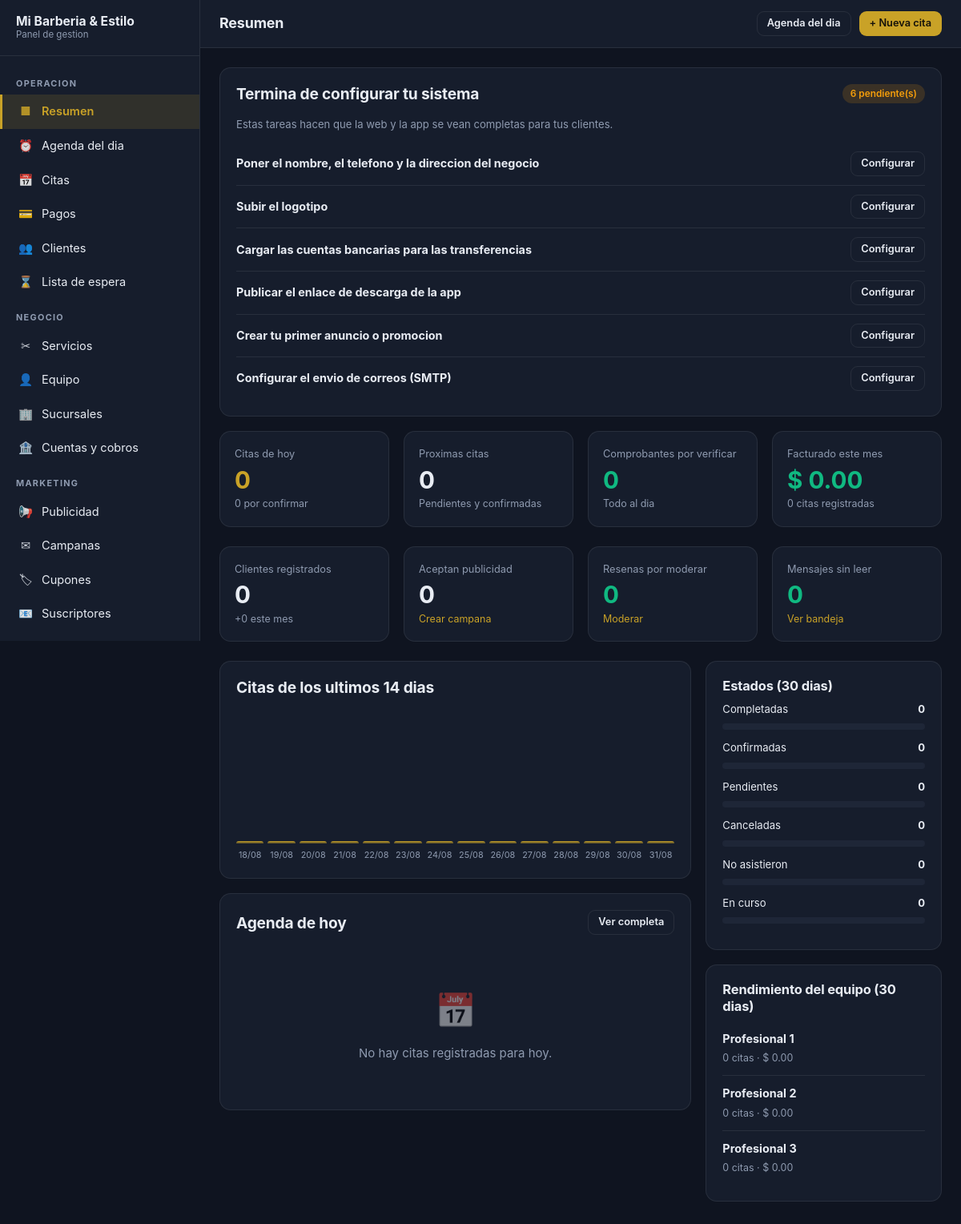
Screenshot of /panel (signed in) with the database file from the repository.
### tables this page shows
CREATE TABLE `staff` (
  `id` int(10) unsigned NOT NULL AUTO_INCREMENT,
  `user_id` bigint(20) unsigned DEFAULT NULL COMMENT 'Cuenta de acceso, si la tiene',
  `branch_id` int(10) unsigned NOT NULL,
  `display_name` varchar(120) NOT NULL,
  `slug` varchar(140) NOT NULL,
  `title` varchar(100) NOT NULL DEFAULT '' COMMENT 'Barbero, Estilista, Manicurista...',
  `bio` text DEFAULT NULL,
  `photo_path` varchar(255) NOT NULL DEFAULT '',
  `phone` varchar(20) NOT NULL DEFAULT '',
  `email` varchar(190) NOT NULL DEFAULT '',
  `instagram` varchar(120) NOT NULL DEFAULT '',
  `color` varchar(7) NOT NULL DEFAULT '#0ea5e9' COMMENT 'Color en la agenda',
  `commission_percent` decimal(5,2) NOT NULL DEFAULT 0.00,
  `accepts_online` tinyint(1) NOT NULL DEFAULT 1,
  `is_active` tinyint(1) NOT NULL DEFAULT 1,
  `show_on_web` tinyint(1) NOT NULL DEFAULT 1,
  `rating_average` decimal(3,2) NOT NULL DEFAULT 0.00,
  `rating_count` int(10) unsigned NOT NULL DEFAULT 0,
  `sort_order` smallint(6) NOT NULL DEFAULT 0,
  `created_at` datetime NOT NULL,
  `updated_at` datetime NOT NULL,
  `deleted_at` datetime DEFAULT NULL,
  PRIMARY KEY (`id`),
  UNIQUE KEY `uq_staff_slug` (`slug`),
  KEY `idx_staff_branch` (`branch_id`,`is_active`),
  KEY `idx_staff_user` (`user_id`),
  CONSTRAINT `fk_staff_branch` FOREIGN KEY (`branch_id`) REFERENCES `branches` (`id`),
  CONSTRAINT `fk_staff_user` FOREIGN KEY (`user_id`) REFERENCES `users` (`id`) ON DELETE SET NULL
);

### app/Views/admin/dashboard.php (the view, shortened to what the rows shown need)
<?php if ($setupPending !== []): ?>
    <div class="card">
        <div class="card__head">
            <h2>Termina de configurar tu sistema</h2>
        </div>
    </div>
<?php endif; ?>
<div class="grid grid--sidebar">
    <div>
        <div class="card">
            <div class="card__head">
                <h2>Citas de los ultimos 14 dias</h2>
            </div>
        </div>
        <div class="card card--flush">
            <div class="card__head" style="padding:20px 20px 0">
                <h2>Agenda de hoy</h2>
            </div>
        </div>
    </div>
    <div>
        <?php if ($staffPerformance !== []): ?>
            <div class="card">
                <?php foreach ($staffPerformance as $member): ?>
                    <div class="switch-row">
                        <div class="switch-row__text">
                            <strong><?= e($member['name']) ?></strong>
                            <span><?= (int) $member['appointments'] ?> citas
                                &middot; <?= e(money((float) $member['revenue'])) ?></span>
                        </div>
                    </div>
                <?php endforeach; ?>
            </div>
        <?php endif; ?>
    </div>
</div>

### rows the page displays
staff: display_name "Profesional 1", appointments "0", revenue "$ 0.00"
staff: display_name "Profesional 2", appointments "0", revenue "$ 0.00"
staff: display_name "Profesional 3", appointments "0", revenue "$ 0.00"

### other values shown
str_limit($businessName, 22) "Mi Barberia & Estilo"
$groupLabel "OPERACION"
$item['icon'] "■"
$item['label'] "Resumen"
$item['icon'] "⏰"
$item['label'] "Agenda del dia"
$item['icon'] "📅"
$item['label'] "Citas"
$item['icon'] "💳"
$item['label'] "Pagos"
$item['icon'] "👥"
$item['label'] "Clientes"
$item['icon'] "⌛"
$item['label'] "Lista de espera"
$groupLabel "NEGOCIO"
